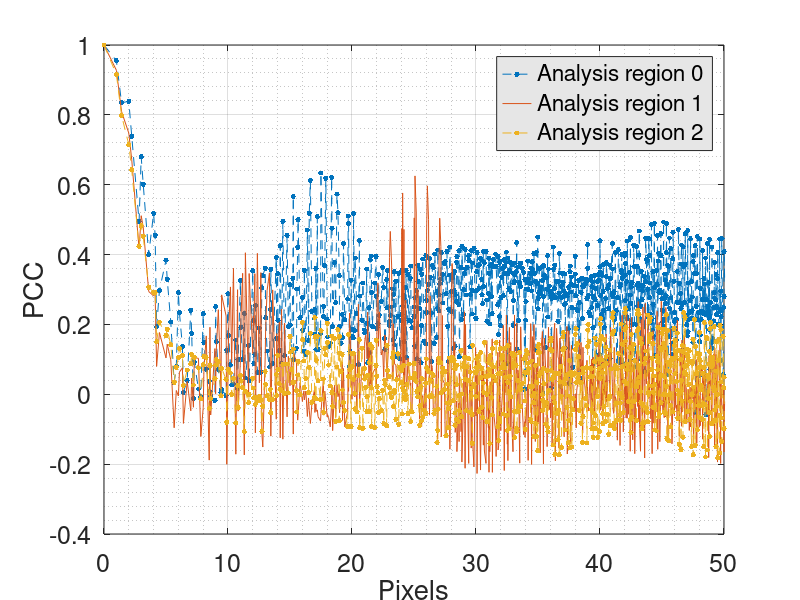

Write the MATLAB code that produced this figure.
%
close all 

p0=load('PCC-Point0-multi_des_max.dat');
p1=load('PCC-Point1-multi_des_max.dat');
p2=load('PCC-Point2-multi_des_max.dat');


nss=8;

hp1=plot(p0(1,:),p0(2,:),'--.',p1(1,:),p1(2,:),'-',p2(1,:),p2(2,:),'--.');
xlim([0,50])

grid
grid minor
hl1=legend('Analysis region 0','Analysis region 1','Analysis region 2','location','northeast');
hx1=xlabel('Pixels');
hy1=ylabel('PCC');

hf1=gcf();
ha1=gca();



%%%%%%%%%%%%%%%%%%%%%%%%%%%%%%%%%%%%%%%%%%%%%%%%%%%%%%%%%%%%%%%%%%%%%%%%%%%%%%%%
FONTSIZE=18;
COLORGRAY=[0.9,0.9,0.9];
MARKSIZE=12;
set (hx1, "fontsize", FONTSIZE);
set (hy1, "fontsize", FONTSIZE);

set(ha1,'FontSize',FONTSIZE);
set(hp1,'MarkerSize', MARKSIZE);
set(hl1,'color', COLORGRAY,'interpreter','tex');

refresh(hf1);

print(hf1 ,'numresult1-maketestjoint-multi_des_max.eps' ,'-deps','-portrait',['-F:',int2str(FONTSIZE)]);

